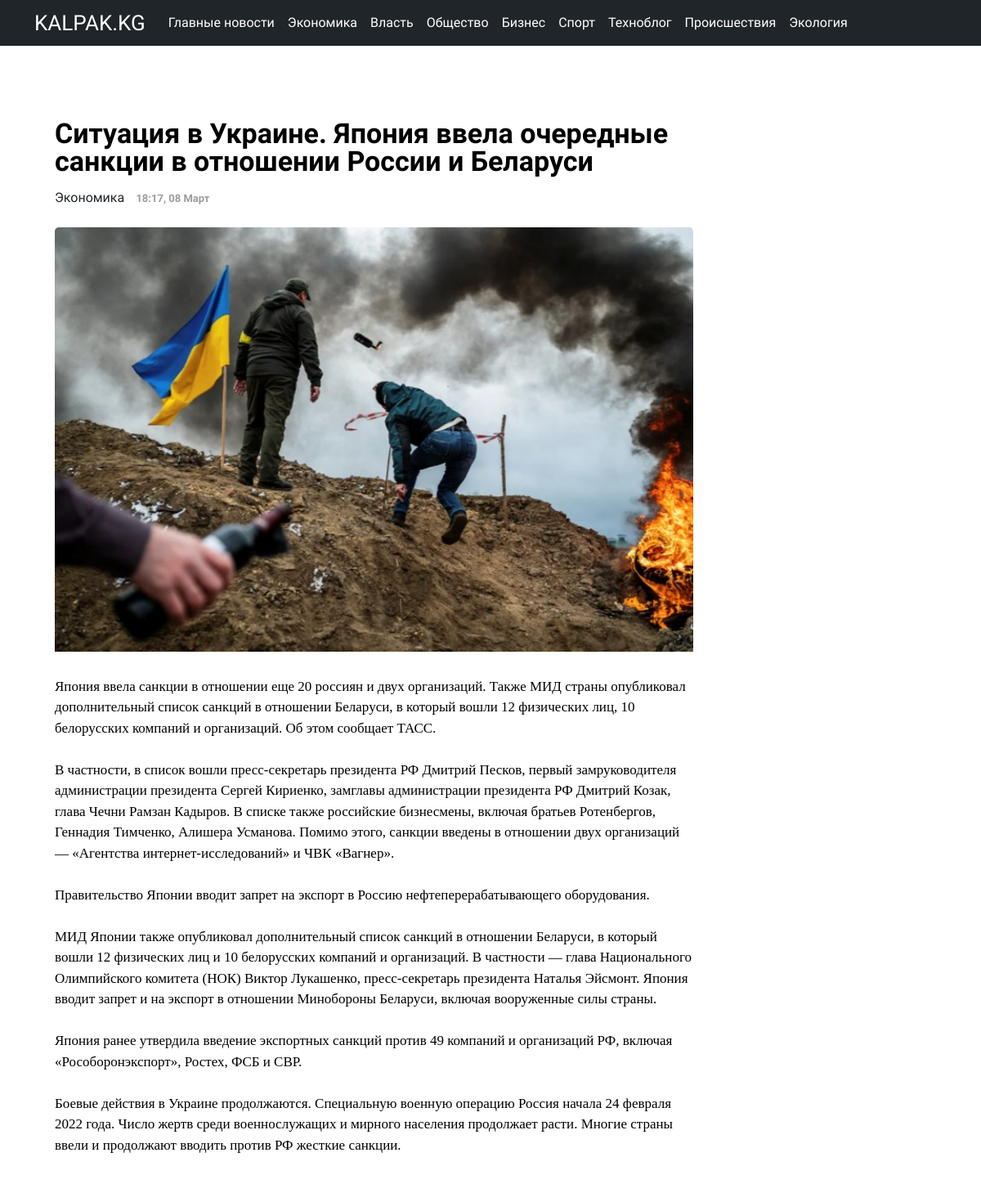
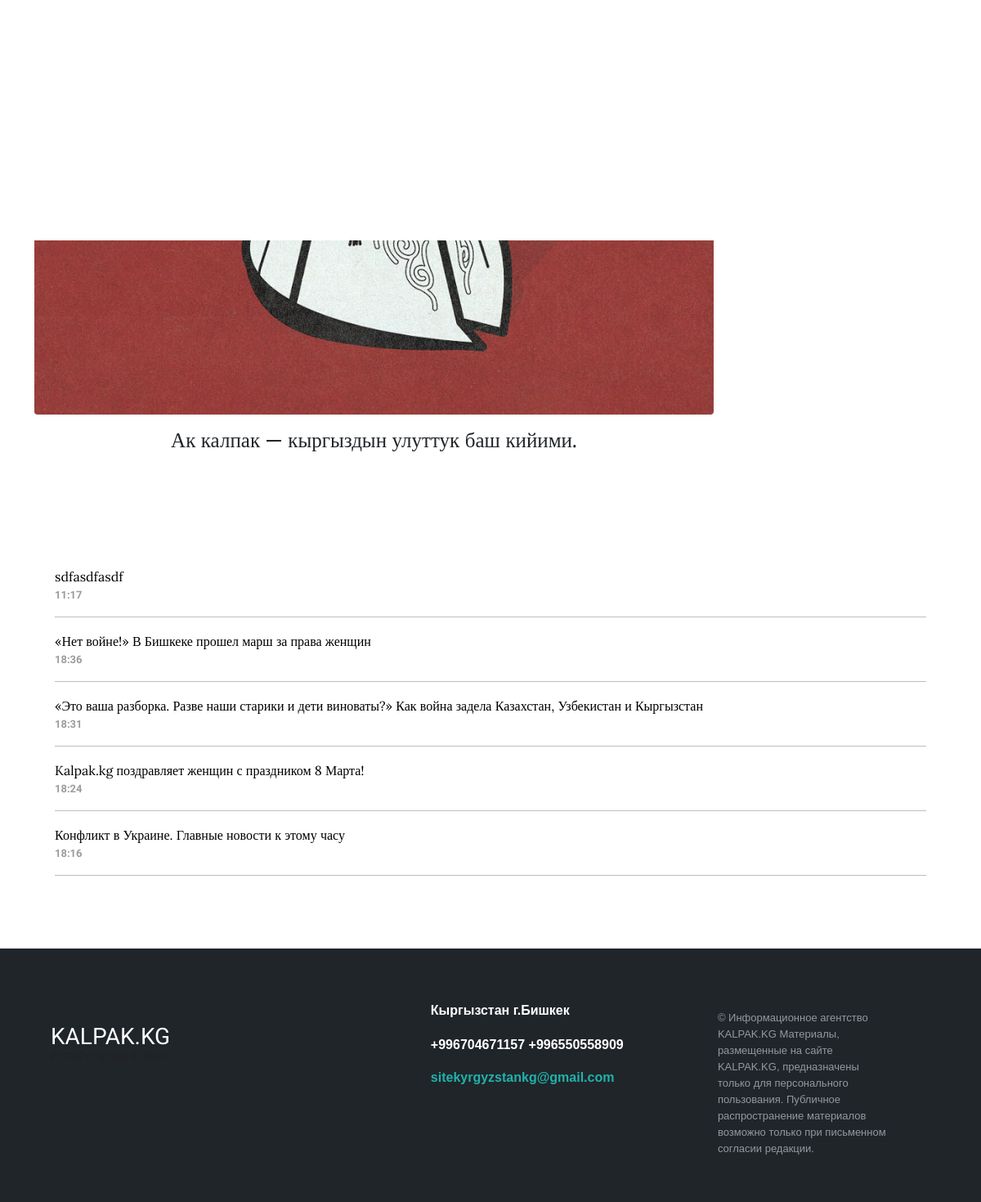
The page /article/situaciya-v-ukraine-yaponiya-vvela-ocherednye-sankcii-v-otnoshenii-rossii-i-belarusi/ on the database its author committed (2 pictures, top to bottom).
### core/models.py (models this page shows, shortened)
class HeadingArticle(models.Model):
    title = models.CharField(max_length=255)
    class Meta:
        verbose_name = "Рубрика"
        verbose_name_plural = "Рубрики"
    def __str__(self):
        return self.title

class Article(models.Model):
    title = models.CharField(max_length=255, null=True, blank=True)
    text = models.TextField()
    slug = models.SlugField(max_length=255, unique=True, db_index=True, verbose_name="URL", null=True, blank=True)
    author = models.ForeignKey(
        to="Author",
        on_delete=models.SET_NULL,
        null=True, blank=True,
        related_name="article",
        verbose_name=_("Автор")
    )
    heading = models.ForeignKey(
        to="HeadingArticle",
        on_delete=models.PROTECT,
        null=True,
        related_name="article",
        verbose_name=_("Рубрика")
    )
    readers = models.ManyToManyField(
        to=User,
        related_name="readed_articles",
        blank=True,
        verbose_name=_("Читатели")
    )
    views = models.IntegerField(default=0, verbose_name=_("Просмотры"))
    created_at = models.DateTimeField(
        auto_now_add=True,
        null=True,
    )
    main_article = models.BooleanField(default=False, verbose_name=_("Первая новость"))
    margin_article_text = models.BooleanField(default=False, verbose_name=_("Ровнительные новости"))
    text_article = models.BooleanField(default=False, verbose_name=_("Текстовые новости"))
    center_article = models.BooleanField(default=False)
    right_panel_article = models.BooleanField(default=False, verbose_name=_("Главные новости"))
    pagination_article = models.BooleanField(default=False, verbose_name=_("Архивные"))
    updated_at = models.DateTimeField(auto_now=True)
    is_active = models.BooleanField(default=True)
    metades = models.TextField(null=True, blank=True, verbose_name=_("Ключевые слова"))
    picture = models.ImageField(
        upload_to="articles_image",
        null=True, blank=True,
        verbose_name="Главная картинка статьи"
    )

class Carousel(models.Model):
    picture = models.ImageField(upload_to='carousel_image')
    title = models.CharField(max_length=150)
    text = models.TextField()
    created_at = models.DateTimeField(
        auto_now_add=True,
        null=True,
    )
    class Meta:
        verbose_name = "Карусель"
        verbose_name_plural = "Карусель"

### core/views.py (the view)
# urls.py: path('article/<slug:article_slug>/', article_page, name="article"),
def article_page(request, article_slug):
    article = get_object_or_404(Article, slug=article_slug)
    author = Author.objects.all()
    articles = Article.objects.all()
    obj = Carousel.objects.all()
    articles = Article.objects.order_by('-created_at')
    heading = HeadingArticle.objects.all()
    context = {
        "obj": obj,
        "article": article,
        "articles": articles,
        "heading": heading,
        "author": author
    }
    return render(request, "article.html", context=context)

### core/templates/article.html (shortened to what this page needs)
{% load static %}
<!DOCTYPE html>
<html lang="en">
<head>
    <link rel="stylesheet" type="text/css" href="{% static 'style.css' %}?{% now "U" %}">
    <link href="https://cdn.jsdelivr.net/npm/bootstrap@5.1.3/dist/css/bootstrap.min.css" rel="stylesheet">
<link href="/docs/5.1/dist/css/bootstrap.min.css" rel="stylesheet">
<body>
  <nav class="navbar fixed-top navbar-expand-lg navbar-dark bg-custom">
      <div class="container">
        <a class="logo" href="{% url 'main' %}">KALPAK.KG</a>
        <div class="collapse navbar-collapse" id="navbarNav">
          <ul class="navbar-nav linkss">
            <li class="nav-item">
              <a class="nav-link text-white" aria-current="page" href="{% url 'right_panel_articles' %}">Главные новости</a>
            </li>
          {% for headings in heading %}
            <li class="nav-item">
              <a class="nav-link text-white" href="{% url 'heading' headings.id %}">{{ headings.title }}</a>
            </li>
          {% endfor %}
          </ul>
        </div>
      </div>
  </nav>
  <div class="container mt-8">
      <div class="row">
          <div class="col-md-9">
            <div class="black_block_news2 mt-3">
              <h1 class="zago_main01">{{ article.title }}</h1>
              <a href="#" class="text-link2 d-inline">{{ article.heading }}</a>
              <p class="date_time d-inline ml-5">{{ article.created_at|date:"H:i, d F" }}</p>
              {% if article.picture %}
                <div class="img-mobile">
                  <img class="img-custom mt-4" {% if article.picture %} src="{{ article.picture.url }}" {% endif %} alt="Article image">
                </div>
              {% endif %}
              {% autoescape off %}
              <p class="article_text2">{{ article.text|linebreaksbr }}</p>
              {% endautoescape %}
              </div>
          </div>
        <div class="col-md-3 mt-3">
        </div>
    </div>
  </div>
  <div class="black_block mt-7 pt-3 pb-3">
    <div class="container">
      <div class="row">
        <div class="col-md-9">
          <div class="carousel_block">
            <div id="carouselExampleControlsNoTouching" class="carousel slide carousel-dark pb-3" data-bs-touch="false" data-bs-interval="false">
              <div class="carousel-indicators">
                <button type="button" data-bs-target="#carouselExampleDark" data-bs-slide-to="0" class="active" aria-current="true" aria-label="Slide 1"></button>
                <button type="button" data-bs-target="#carouselExampleDark" data-bs-slide-to="1" aria-label="Slide 2"></button>
                <button type="button" data-bs-target="#carouselExampleDark" data-bs-slide-to="2" aria-label="Slide 3"></button>
              </div>
            <button class="carousel-control-prev" type="button" data-bs-target="#carouselExampleControlsNoTouching" data-bs-slide="prev">
              <span class="carousel-control-prev-icon" aria-hidden="true"></span>
            </button>
            <button class="carousel-control-next" type="button" data-bs-target="#carouselExampleControlsNoTouching" data-bs-slide="next">
              <span class="carousel-control-next-icon" aria-hidden="true"></span>
            </button>
              <div class="carousel-inner">
                  {% for img in obj %}
                <div class="carousel-item {% if forloop.counter0 == 0 %}active{% endif %}">
                  <div class="row">
                    <a href="{% url 'carousel' img.id %}" class="text-decoration-none text-dark">
                      <img src="{{img.picture.url}}" class=" img-adaptive2" style="width: 100%;
                      height: auto;
                      border-radius: 4px;" alt="...">
                  </div>
                  <h1 class="xxl text-center pt-3">{{ img.title }}</a></h1>
                </div>
                {% endfor %}
              </div>
            </div>
          </div>
        </div>
        <div class="col-md-3">
        </div>
      </div>
      </div>
      </div>
  <div class="container">
      <div class="row">
        <div class="col-md-12 mt-5">
          <div class="black_block_news2">
            {% for article in articles %}
              {% if article.right_panel_article %}
                <h1 class="revolut"><a href="{% url 'article' article.slug %}" class="link-text2">{{ article.title }}</a></h1>
                <p class="date_time">{{ article.created_at|date:"H:i" }}</p>
                <hr>
              {% endif %}
            {% endfor %}
          </div>
        </div>
      </div>
    </div>
<footer class="footer-distributed mt-5">
  <div class="container">
  <div class="footer-left">
  <br>
  <br>
  <h3>KALPAK.KG</h3>
  <p class="footer-company-name">KYRGYZSTAN © 2020</p>
  </div>
  <div class="footer-center">
  <div>
      <p>Кыргызстан г.Бишкек</p>
  </div>
  <div>
      <p>+996704671157</p>
      <p>+996550558909</p>
  </div>
  <div>
      <p><a href="mailto:support@company.com">sitekyrgyzstankg@gmail.com</a></p>
  </div>
  </div>
  <div class="footer-right">
  <p class="footer-company-about">
      © Информационное агентство KALPAK.KG
Материалы, размещенные на сайте KALPAK.KG, предназначены только для персонального пользования. Публичное распространение материалов возможно только при письменном согласии редакции.
  </p>
  </div>
  </div>
</footer>
</head>
</body>
</html>

### core/static/style.css (style rules this page uses)
body { background-color: #e8e8e8; }
.logo { font-family: 'Montserrat', sans-serif; font-size: 26px; text-decoration: none; color: white; margin-right: 20px; }
.linkss { font-family: 'PT Sans', sans-serif; font-weight: normal; }
.mt-8 { margin-top: 100px; }
.zago_main01 { font-family: 'PT Sans', Arial, Helvetica, sans-serif; font-size: 34px; font-weight: 900; line-height: 34px; display: block; margin-bottom: 15px; }
.text-link2 { color: #20252a; text-decoration: none; font-family: 'PT Sans', sans-serif; font-weight: normal; display: block; }
.link-text2 { text-decoration: none; color: black; transition-duration: 0.3s; font-family: 'Lora', serif; font-size: 16px; font-weight: normal; }
.black_block { width: 100%; height: auto; }
.revolut { font-size: 17px; display: table-cell; line-height: 1.5em; }
.date_time { color: #9c9c9c; font-family: 'PT Sans', sans-serif; font-weight: bolder; font-size: 13px; }
.carousel_block { background-color: white; height: auto; width: 100%; border-radius: 4px; }
.mt-7 { margin-top: 50px; }
.img-custom { width: 100%; height: auto; border-radius: 5px; float: left; margin-right: 30px; padding-bottom: 30px; }
.article_text2 { font-family: 'Source Serif Pro', serif; font-size: 17px; font-weight: normal; margin-top: 17px; margin-bottom: 5px; }
.ml-5 { margin-left: 10px; }
.footer-distributed { background: #20252a; box-shadow: 0 1px 1px 0 rgba(0, 0, 0, 0.12); box-sizing: border-box; width: 100%; text-align: left; font: bold 16px sans-serif; padding: 55px 50px; }
.footer-distributed .footer-left, .footer-distributed .footer-center, .footer-distributed .footer-right { display: inline-block; vertical-align: top; }
.footer-distributed .footer-left { width: 40%; }
.footer-distributed h3 { color: #ffffff; font-family: 'Montserrat Alternates', sans-serif; margin: 0; }
.footer-distributed .footer-company-name { color: #222; font-size: 14px; font-weight: normal; margin: 0; }
.footer-distributed .footer-center { width: 35%; }
.footer-distributed .footer-center p { display: inline-block; color: #ffffff; vertical-align: middle; margin:0; }
.footer-distributed .footer-center p a { color: lightseagreen; text-decoration: none;; }
.footer-distributed .footer-right { width: 20%; }
.footer-distributed .footer-company-about { line-height: 20px; color: #92999f; font-size: 13px; font-weight: normal; margin: 0; }
.img-adaptive2 { max-width: 100%; height: auto; border-radius: 4px; }
.bg-custom { background-color: #20252a; }
.xxl { color: black; font-family: 'Lora', serif; margin-bottom: 29px; font-size: 25px; }
.black_block_news2 { background-color: #ffffff; border-radius: 4px; max-width: 100%; color: black; padding-left: 25px; padding-right: 25px; padding-bottom: 25px; padding-top: 30px; height: auto; }

### core/templates/article.html (style rules this page uses)
body { background: #faf7f7; }

### rows shown on the page
HeadingArticle: title "Экономика"
HeadingArticle: title "Власть"
HeadingArticle: title "Общество"
HeadingArticle: title "Бизнес"
HeadingArticle: title "Спорт"
HeadingArticle: title "Техноблог"
HeadingArticle: title "Происшествия"
HeadingArticle: title "Экология"
Article: title "Ситуация в Украине. Япония ввела очередные санкции в отношении России и Беларуси", heading "Экономика", created_at "18:17, 08 Март", picture (picture), text "Япония ввела санкции в отношении еще 20 россиян и двух организаций. Также МИД страны опубликовал дополнительный список санкций в отношении Беларуси, в который вошли 12 физических лиц, 10 белорусских компаний и организаций. Об этом сообщает ТАСС. В частности, в список вошли пресс-секретарь президента РФ Дмитрий Песков, первый замруководителя администрации президента Сергей Кириенко, замглавы администрации президента РФ Дмитрий Козак, глава Чечни Рамзан Кадыров. В списке также российские бизнесмены, включая братьев Ротенбергов, Геннадия Тимченко, Алишера Усманова. Помимо этого, санкции введены в отношении двух организаций — «Агентства интернет-исследований» и ЧВК «Вагнер». Правительство…"
Carousel: picture (picture), title "Ак калпак — кыргыздын улуттук баш кийими."
Article: title "sdfasdfasdf", created_at "11:17"
Article: title "«Нет войне!» В Бишкеке прошел марш за права женщин", created_at "18:36"
Article: title "«Это ваша разборка. Разве наши старики и дети виноваты?» Как война задела Казахстан, Узбекистан и Кыргызстан", created_at "18:31"
Article: title "Kalpak.kg поздравляет женщин с праздником 8 Марта!", created_at "18:24"
Article: title "Конфликт в Украине. Главные новости к этому часу", created_at "18:16"
